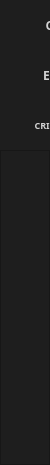
        <widget class="QFrame" name="menu_conteudo">
         <property name="minimumSize">
          <size>
           <width>50</width>
           <height>465</height>
          </size>
         </property>
         <property name="maximumSize">
          <size>
           <width>40</width>
           <height>16777215</height>
          </size>
         </property>
         <property name="styleSheet">
          <string notr="true">background-color: rgb(30, 30, 30);</string>
         </property>
         <property name="frameShape">
          <enum>QFrame::NoFrame</enum>
         </property>
         <property name="frameShadow">
          <enum>QFrame::Raised</enum>
         </property>
         <layout class="QVBoxLayout" name="verticalLayout_8">
          <property name="spacing">
           <number>0</number>
          </property>
          <property name="leftMargin">
           <number>0</number>
          </property>
          <property name="topMargin">
           <number>0</number>
          </property>
          <property name="rightMargin">
           <number>0</number>
          </property>
          <property name="bottomMargin">
           <number>0</number>
          </property>
          <item>
           <widget class="QFrame" name="frame_cadastrar">
            <property name="minimumSize">
             <size>
              <width>50</width>
              <height>50</height>
             </size>
            </property>
            <property name="maximumSize">
             <size>
              <width>16777215</width>
              <height>50</height>
             </size>
            </property>
            <property name="frameShape">
             <enum>QFrame::NoFrame</enum>
            </property>
            <property name="frameShadow">
             <enum>QFrame::Raised</enum>
            </property>
            <layout class="QHBoxLayout" name="horizontalLayout_27">
             <property name="spacing">
              <number>0</number>
             </property>
             <property name="leftMargin">
              <number>0</number>
             </property>
             <property name="topMargin">
              <number>0</number>
             </property>
             <property name="rightMargin">
              <number>0</number>
             </property>
             <property name="bottomMargin">
              <number>0</number>
             </property>
             <item>
              <widget class="QPushButton" name="botao_aba_cadastrar">
               <property name="sizePolicy">
                <sizepolicy hsizetype="Fixed" vsizetype="Fixed">
                 <horstretch>0</horstretch>
                 <verstretch>0</verstretch>
                </sizepolicy>
               </property>
               <property name="minimumSize">
                <size>
                 <width>50</width>
                 <height>50</height>
                </size>
               </property>
               <property name="maximumSize">
                <size>
                 <width>50</width>
                 <height>50</height>
                </size>
               </property>
               <property name="cursor">
                <cursorShape>PointingHandCursor</cursorShape>
               </property>
               <property name="toolTipDuration">
                <number>-1</number>
               </property>
               <property name="layoutDirection">
                <enum>Qt::LeftToRight</enum>
               </property>
               <property name="styleSheet">
                <string notr="true">QPushButton {
	color: rgb(255, 255, 255);
	border:0px solid;
	background-color: rgb(30, 30, 30);
	background-position:center;

}

QPushButton:hover {
	background-color: rgb(85, 85, 255);
}

QPushButton:pressed {
	background-color:rgb(67, 67, 203);
}
</string>
               </property>
               <property name="text">
                <string/>
               </property>
               <property name="iconSize">
                <size>
                 <width>30</width>
                 <height>30</height>
                </size>
               </property>
              </widget>
             </item>
             <item>
              <widget class="QLabel" name="label_5">
               <property name="minimumSize">
                <size>
                 <width>90</width>
                 <height>50</height>
                </size>
               </property>
               <property name="maximumSize">
                <size>
                 <width>80</width>
                 <height>50</height>
                </size>
               </property>
               <property name="font">
                <font>
                 <family>Rockwell Extra Bold</family>
                 <weight>75</weight>
                 <bold>true</bold>
                </font>
               </property>
               <property name="styleSheet">
                <string notr="true">QLabel{
	text-shadow: 1px 1px rgb(85, 85, 255);
	color:rgb(211, 211, 211)
}</string>
               </property>
               <property name="text">
                <string>CRIAR    </string>
               </property>
               <property name="alignment">
                <set>Qt::AlignCenter</set>
               </property>
              </widget>
             </item>
            </layout>
            <zorder>label_5</zorder>
            <zorder>botao_aba_cadastrar</zorder>
           </widget>
          </item>
          <item>
           <widget class="QFrame" name="frame_login">
            <property name="minimumSize">
             <size>
              <width>50</width>
              <height>50</height>
             </size>
            </property>
            <property name="maximumSize">
             <size>
              <width>16777215</width>
              <height>50</height>
             </size>
            </property>
            <property name="frameShape">
             <enum>QFrame::NoFrame</enum>
            </property>
            <property name="frameShadow">
             <enum>QFrame::Raised</enum>
            </property>
            <layout class="QHBoxLayout" name="horizontalLayout_26">
             <property name="spacing">
              <number>0</number>
             </property>
             <property name="leftMargin">
              <number>0</number>
             </property>
             <property name="topMargin">
              <number>0</number>
             </property>
             <property name="rightMargin">
              <number>0</number>
             </property>
             <property name="bottomMargin">
              <number>0</number>
             </property>
             <item>
              <widget class="QPushButton" name="botao_aba_login">
               <property name="minimumSize">
                <size>
                 <width>50</width>
                 <height>50</height>
                </size>
               </property>
               <property name="maximumSize">
                <size>
                 <width>50</width>
                 <height>50</height>
                </size>
               </property>
               <property name="font">
                <font>
                 <family>Rockwell Extra Bold</family>
                 <pointsize>8</pointsize>
                 <weight>75</weight>
                 <bold>true</bold>
                </font>
               </property>
               <property name="cursor">
                <cursorShape>PointingHandCursor</cursorShape>
               </property>
               <property name="layoutDirection">
                <enum>Qt::LeftToRight</enum>
               </property>
               <property name="styleSheet">
                <string notr="true">QPushButton {
	color: rgb(255, 255, 255);
	border:0px solid;
	background-color: rgb(30, 30, 30);
	background-position:center;

}

QPushButton:hover {
	background-color: rgb(85, 85, 255);
}

QPushButton:pressed {
	background-color:rgb(67, 67, 203);
}
</string>
               </property>
               <property name="text">
                <string/>
               </property>
               <property name="iconSize">
                <size>
                 <width>30</width>
                 <height>32</height>
                </size>
               </property>
              </widget>
             </item>
             <item>
              <widget class="QLabel" name="label_6">
               <property name="minimumSize">
                <size>
                 <width>90</width>
                 <height>50</height>
                </size>
               </property>
               <property name="maximumSize">
                <size>
                 <width>80</width>
                 <height>50</height>
                </size>
               </property>
               <property name="font">
                <font>
                 <family>Rockwell Extra Bold</family>
                 <weight>75</weight>
                 <bold>true</bold>
                </font>
               </property>
               <property name="styleSheet">
                <string notr="true">QLabel{
	text-shadow: 1px 1px rgb(85, 85, 255);
	color:rgb(211, 211, 211)
}</string>
               </property>
               <property name="text">
                <string>ENTRAR  </string>
               </property>
               <property name="alignment">
                <set>Qt::AlignCenter</set>
               </property>
              </widget>
             </item>
            </layout>
            <zorder>label_6</zorder>
            <zorder>botao_aba_login</zorder>
           </widget>
          </item>
          <item>
           <widget class="QFrame" name="frame_senha">
            <property name="minimumSize">
             <size>
              <width>50</width>
              <height>50</height>
             </size>
            </property>
            <property name="maximumSize">
             <size>
              <width>16777215</width>
              <height>50</height>
             </size>
            </property>
            <property name="frameShape">
             <enum>QFrame::NoFrame</enum>
            </property>
            <property name="frameShadow">
             <enum>QFrame::Raised</enum>
            </property>
            <layout class="QHBoxLayout" name="horizontalLayout_28">
             <property name="spacing">
              <number>0</number>
             </property>
             <property name="leftMargin">
              <number>0</number>
             </property>
             <property name="topMargin">
              <number>0</number>
             </property>
             <property name="rightMargin">
              <number>0</number>
             </property>
             <property name="bottomMargin">
              <number>0</number>
             </property>
             <item>
              <widget class="QPushButton" name="botao_aba_senha">
               <property name="minimumSize">
                <size>
                 <width>50</width>
                 <height>50</height>
                </size>
               </property>
               <property name="maximumSize">
                <size>
                 <width>50</width>
                 <height>50</height>
                </size>
               </property>
               <property name="font">
                <font>
                 <family>Rockwell Extra Bold</family>
                 <pointsize>8</pointsize>
                 <weight>75</weight>
                 <bold>true</bold>
                </font>
               </property>
               <property name="cursor">
                <cursorShape>PointingHandCursor</cursorShape>
               </property>
               <property name="layoutDirection">
                <enum>Qt::LeftToRight</enum>
               </property>
               <property name="styleSheet">
                <string notr="true">QPushButton {
	color: rgb(255, 255, 255);
	border:0px solid;
	background-color: rgb(30, 30, 30);
	background-position:center;

}

QPushButton:hover {
	background-color: rgb(85, 85, 255);
}

QPushButton:pressed {
	background-color:rgb(67, 67, 203);
}
</string>
               </property>
               <property name="text">
                <string/>
               </property>
               <property name="iconSize">
                <size>
                 <width>30</width>
                 <height>32</height>
                </size>
               </property>
              </widget>
             </item>
             <item>
              <widget class="QLabel" name="label_12">
               <property name="minimumSize">
                <size>
                 <width>90</width>
                 <height>50</height>
                </size>
               </property>
               <property name="maximumSize">
                <size>
                 <width>80</width>
                 <height>50</height>
                </size>
               </property>
               <property name="font">
                <font>
                 <family>Rockwell Extra Bold</family>
                 <pointsize>7</pointsize>
                 <weight>75</weight>
                 <bold>true</bold>
                </font>
               </property>
               <property name="styleSheet">
                <string notr="true">QLabel{
	text-shadow: 1px 1px rgb(85, 85, 255);
	color:rgb(211, 211, 211)
}</string>
               </property>
               <property name="text">
                <string>CRIPTOGRAFIA  </string>
               </property>
               <property name="textFormat">
                <enum>Qt::PlainText</enum>
               </property>
               <property name="alignment">
                <set>Qt::AlignCenter</set>
               </property>
              </widget>
             </item>
            </layout>
            <zorder>label_12</zorder>
            <zorder>botao_aba_senha</zorder>
           </widget>
          </item>
          <item>
           <widget class="QFrame" name="frame_9">
            <property name="frameShape">
             <enum>QFrame::StyledPanel</enum>
            </property>
            <property name="frameShadow">
             <enum>QFrame::Raised</enum>
            </property>
           </widget>
          </item>
         </layout>
         <zorder>frame_login</zorder>
         <zorder>frame_cadastrar</zorder>
         <zorder>frame_senha</zorder>
         <zorder>frame_9</zorder>
        </widget>
